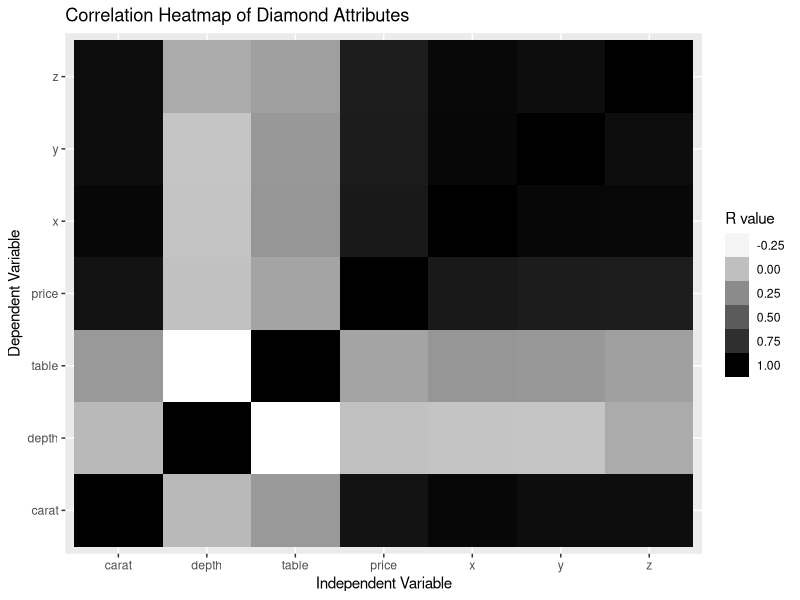

This figure's R source:
library(dplyr)
library(ggplot2)
str(diamonds)
diamonds %>%  select(carat, depth, table, price, x, y, z)
str(diamonds)
select(diamonds, carat, depth, table, price, x, y, z)
str(diamonds)
diamonds2 <- data.frame(select(diamonds, carat, depth, table, price, x, y, z))
str(diamonds2)
library(reshape2)

m <- ggplot(melt(cor(diamonds2)), aes(x=Var1, y=Var2)) + geom_tile(aes(fill=value)) + scale_fill_gradient(low="white", high="black") + labs(title="Correlation Heatmap of Diamond Attributes", x="Independent Variable", y="Dependent Variable")
m + guides(fill=guide_legend(title="R value"))
#
#
#
#
# 10. (Combining what was learned last week) Create a point plot of the means of each numerical variable. Have the variable on the y-axis and the means on the x-axis. Make sure to properly label the axes and plot. As a bonus/option, make the graph prettier.

?gather

head(diamonds2)

summary(diamonds2)

??gather

library(dplyr)
library(tidyr)
 
# Really not clear why one would create a composite point plot of means for bunch of variables on very different scales. Why not create tiled plots?


head(diamonds2)

  
  
  